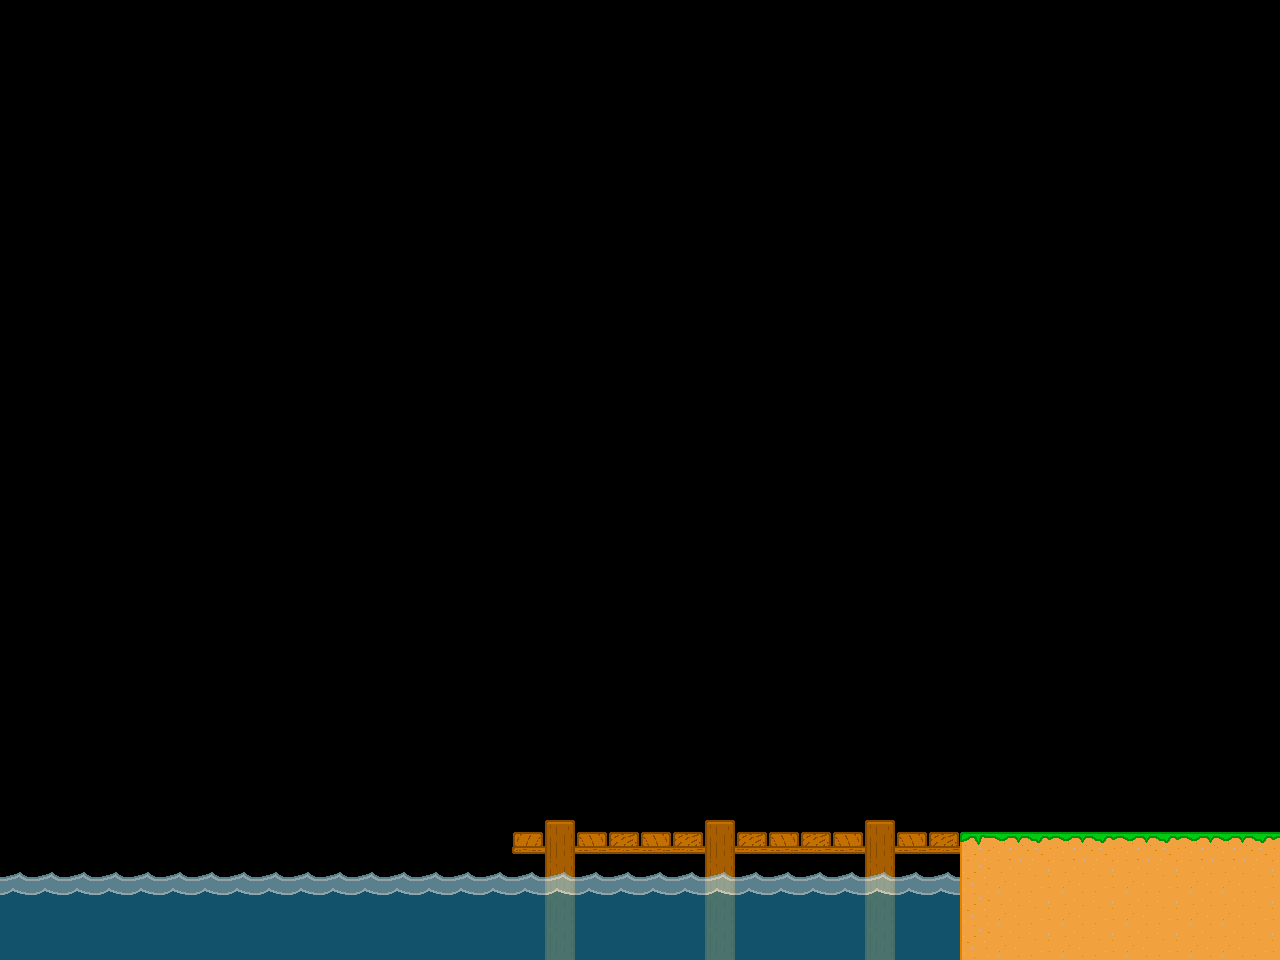

Rendered tile map (Tiled .tmx) drawn with the repository's tilesets; below, a short description and the map source with its tile grids summarised:
An orthogonal 40x30 tile map with 32x32 px tiles, 3 tile layers (back1, front1_wood, front2_sea).

<map version="1.10" tiledversion="1.11.2" orientation="orthogonal" renderorder="right-down" width="40" height="30" tilewidth="32" tileheight="32" infinite="0" nextlayerid="4" nextobjectid="1">
 <editorsettings>
  <export target="map_seaside.json" format="json" />
 </editorsettings>
 <tileset firstgid="1" name="sheet_seaside" tilewidth="32" tileheight="32" tilecount="24" columns="6">
  <image source="../sheet_seaside.png" width="192" height="128" />
 </tileset>
 <layer id="1" name="back1" width="40" height="30">
  <data>[1200 cells, 63 non-empty, 11 distinct tile ids]</data>
 </layer>
 <layer id="2" name="front1_wood" width="40" height="30">
  <data>[1200 cells, 3 non-empty, 1 distinct tile ids]</data>
 </layer>
 <layer id="3" name="front2_sea" width="40" height="30" opacity="0.66">
  <data>[1200 cells, 90 non-empty, 2 distinct tile ids]</data>
 </layer>
</map>